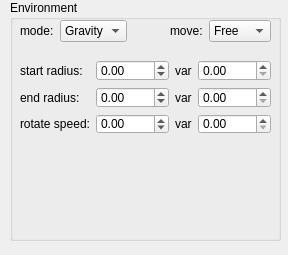
<?xml version="1.0" encoding="UTF-8"?>
<ui version="4.0">
 <class>environment_setting</class>
 <widget class="QWidget" name="environment_setting">
  <property name="geometry">
   <rect>
    <x>0</x>
    <y>0</y>
    <width>288</width>
    <height>255</height>
   </rect>
  </property>
  <property name="windowTitle">
   <string>Form</string>
  </property>
  <widget class="QGroupBox" name="groupBox">
   <property name="geometry">
    <rect>
     <x>10</x>
     <y>0</y>
     <width>271</width>
     <height>241</height>
    </rect>
   </property>
   <property name="title">
    <string>Environment</string>
   </property>
   <widget class="QStackedWidget" name="m_stackWidget">
    <property name="geometry">
     <rect>
      <x>10</x>
      <y>50</y>
      <width>251</width>
      <height>171</height>
     </rect>
    </property>
    <property name="currentIndex">
     <number>1</number>
    </property>
    <widget class="QWidget" name="page">
     <widget class="QWidget" name="layoutWidget">
      <property name="geometry">
       <rect>
        <x>0</x>
        <y>10</y>
        <width>251</width>
        <height>150</height>
       </rect>
      </property>
      <layout class="QGridLayout" name="gridLayout">
       <item row="0" column="0">
        <widget class="QLabel" name="label_2">
         <property name="text">
          <string>speed:</string>
         </property>
        </widget>
       </item>
       <item row="0" column="1">
        <widget class="QDoubleSpinBox" name="m_eg_speedValue">
         <property name="maximum">
          <double>999999999.000000000000000</double>
         </property>
         <property name="singleStep">
          <double>1.000000000000000</double>
         </property>
        </widget>
       </item>
       <item row="0" column="2">
        <widget class="QLabel" name="label_3">
         <property name="text">
          <string>var</string>
         </property>
        </widget>
       </item>
       <item row="0" column="3">
        <widget class="QDoubleSpinBox" name="m_eg_speedVar">
         <property name="maximumSize">
          <size>
           <width>16777215</width>
           <height>16777215</height>
          </size>
         </property>
         <property name="maximum">
          <double>999999999.000000000000000</double>
         </property>
        </widget>
       </item>
       <item row="1" column="0">
        <widget class="QLabel" name="label_4">
         <property name="text">
          <string>gravity x:</string>
         </property>
        </widget>
       </item>
       <item row="1" column="1">
        <widget class="QDoubleSpinBox" name="m_eg_gravityXValue">
         <property name="minimum">
          <double>-999999999.000000000000000</double>
         </property>
         <property name="maximum">
          <double>999999999.000000000000000</double>
         </property>
        </widget>
       </item>
       <item row="2" column="0">
        <widget class="QLabel" name="label_5">
         <property name="text">
          <string>gravity y:</string>
         </property>
        </widget>
       </item>
       <item row="2" column="1">
        <widget class="QDoubleSpinBox" name="m_eg_gravityYValue">
         <property name="minimum">
          <double>-999999999.000000000000000</double>
         </property>
         <property name="maximum">
          <double>999999999.000000000000000</double>
         </property>
        </widget>
       </item>
       <item row="3" column="0">
        <layout class="QVBoxLayout" name="verticalLayout">
         <item>
          <widget class="QLabel" name="label_6">
           <property name="text">
            <string>radial</string>
           </property>
          </widget>
         </item>
         <item>
          <widget class="QLabel" name="label_8">
           <property name="text">
            <string>acceleration:</string>
           </property>
          </widget>
         </item>
        </layout>
       </item>
       <item row="3" column="1">
        <widget class="QDoubleSpinBox" name="m_eg_radialAccelValue">
         <property name="minimum">
          <double>-999999999.000000000000000</double>
         </property>
         <property name="maximum">
          <double>999999999.000000000000000</double>
         </property>
        </widget>
       </item>
       <item row="3" column="2">
        <widget class="QLabel" name="label_10">
         <property name="text">
          <string>var</string>
         </property>
        </widget>
       </item>
       <item row="3" column="3">
        <widget class="QDoubleSpinBox" name="m_eg_radialAccelVar">
         <property name="maximum">
          <double>999999999.000000000000000</double>
         </property>
        </widget>
       </item>
       <item row="4" column="0">
        <layout class="QVBoxLayout" name="verticalLayout_2">
         <item>
          <widget class="QLabel" name="label_7">
           <property name="text">
            <string>tangential</string>
           </property>
          </widget>
         </item>
         <item>
          <widget class="QLabel" name="label_9">
           <property name="text">
            <string>acceleration:</string>
           </property>
          </widget>
         </item>
        </layout>
       </item>
       <item row="4" column="1">
        <widget class="QDoubleSpinBox" name="m_eg_tangentialAccelValue">
         <property name="minimum">
          <double>-999999999.000000000000000</double>
         </property>
         <property name="maximum">
          <double>999999999.000000000000000</double>
         </property>
        </widget>
       </item>
       <item row="4" column="2">
        <widget class="QLabel" name="label_11">
         <property name="text">
          <string>var</string>
         </property>
        </widget>
       </item>
       <item row="4" column="3">
        <widget class="QDoubleSpinBox" name="m_eg_tangentialAccelVar">
         <property name="maximum">
          <double>999999999.000000000000000</double>
         </property>
        </widget>
       </item>
      </layout>
     </widget>
    </widget>
    <widget class="QWidget" name="page_2">
     <widget class="QWidget" name="layoutWidget">
      <property name="geometry">
       <rect>
        <x>0</x>
        <y>10</y>
        <width>251</width>
        <height>74</height>
       </rect>
      </property>
      <layout class="QGridLayout" name="gridLayout_2">
       <item row="0" column="0">
        <widget class="QLabel" name="label_12">
         <property name="text">
          <string>start radius:</string>
         </property>
        </widget>
       </item>
       <item row="0" column="1">
        <widget class="QDoubleSpinBox" name="m_er_startRadiusValue">
         <property name="minimum">
          <double>-999999999.000000000000000</double>
         </property>
         <property name="maximum">
          <double>999999999.000000000000000</double>
         </property>
        </widget>
       </item>
       <item row="0" column="2">
        <widget class="QLabel" name="label_14">
         <property name="text">
          <string>var</string>
         </property>
        </widget>
       </item>
       <item row="0" column="3">
        <widget class="QDoubleSpinBox" name="m_er_startRadiusVar">
         <property name="minimum">
          <double>0.000000000000000</double>
         </property>
         <property name="maximum">
          <double>999999999.000000000000000</double>
         </property>
        </widget>
       </item>
       <item row="1" column="0">
        <widget class="QLabel" name="label_13">
         <property name="text">
          <string>end radius:</string>
         </property>
        </widget>
       </item>
       <item row="1" column="1">
        <widget class="QDoubleSpinBox" name="m_er_endRadiusValue">
         <property name="minimum">
          <double>-999999999.000000000000000</double>
         </property>
         <property name="maximum">
          <double>999999999.000000000000000</double>
         </property>
        </widget>
       </item>
       <item row="1" column="2">
        <widget class="QLabel" name="label_15">
         <property name="text">
          <string>var</string>
         </property>
        </widget>
       </item>
       <item row="1" column="3">
        <widget class="QDoubleSpinBox" name="m_er_endRadiusVar">
         <property name="minimum">
          <double>0.000000000000000</double>
         </property>
         <property name="maximum">
          <double>999999999.000000000000000</double>
         </property>
        </widget>
       </item>
       <item row="2" column="0">
        <widget class="QLabel" name="label_16">
         <property name="text">
          <string>rotate speed:</string>
         </property>
        </widget>
       </item>
       <item row="2" column="1">
        <widget class="QDoubleSpinBox" name="m_er_rotateSpeedValue">
         <property name="minimum">
          <double>-999999999.000000000000000</double>
         </property>
         <property name="maximum">
          <double>999999999.000000000000000</double>
         </property>
        </widget>
       </item>
       <item row="2" column="2">
        <widget class="QLabel" name="label_17">
         <property name="text">
          <string>var</string>
         </property>
        </widget>
       </item>
       <item row="2" column="3">
        <widget class="QDoubleSpinBox" name="m_er_rotateSpeedVar">
         <property name="maximum">
          <double>999999999.000000000000000</double>
         </property>
        </widget>
       </item>
      </layout>
     </widget>
    </widget>
   </widget>
   <widget class="QWidget" name="layoutWidget">
    <property name="geometry">
     <rect>
      <x>10</x>
      <y>20</y>
      <width>107</width>
      <height>22</height>
     </rect>
    </property>
    <layout class="QHBoxLayout" name="horizontalLayout">
     <item>
      <widget class="QLabel" name="label">
       <property name="text">
        <string>mode:</string>
       </property>
      </widget>
     </item>
     <item>
      <widget class="QComboBox" name="m_modeSelect">
       <item>
        <property name="text">
         <string>Gravity</string>
        </property>
       </item>
       <item>
        <property name="text">
         <string>Radial</string>
        </property>
       </item>
      </widget>
     </item>
    </layout>
   </widget>
   <widget class="QWidget" name="layoutWidget">
    <property name="geometry">
     <rect>
      <x>160</x>
      <y>20</y>
      <width>101</width>
      <height>22</height>
     </rect>
    </property>
    <layout class="QHBoxLayout" name="horizontalLayout_2">
     <item>
      <widget class="QLabel" name="label_18">
       <property name="text">
        <string>move:</string>
       </property>
      </widget>
     </item>
     <item>
      <widget class="QComboBox" name="m_moveSelect">
       <item>
        <property name="text">
         <string>Free</string>
        </property>
       </item>
       <item>
        <property name="text">
         <string>Group</string>
        </property>
       </item>
      </widget>
     </item>
    </layout>
   </widget>
  </widget>
 </widget>
 <resources/>
 <connections/>
</ui>
